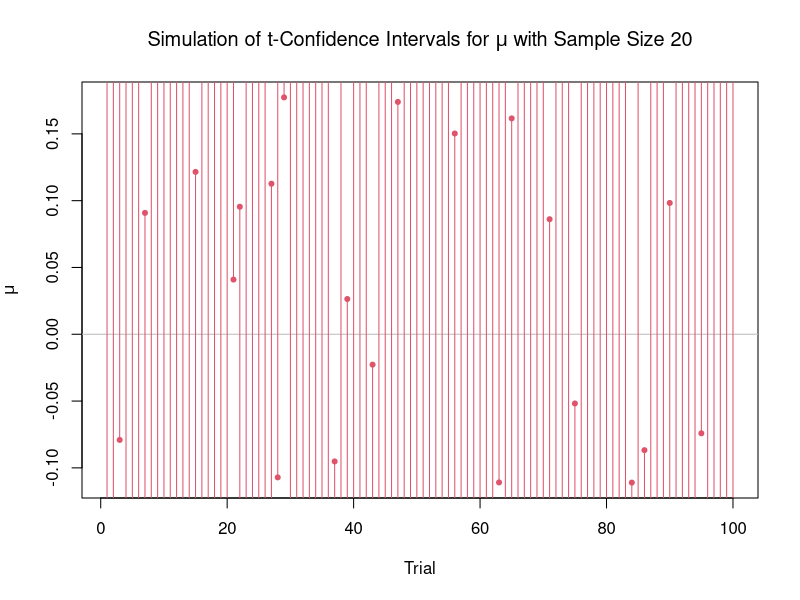

Write R code to recreate this figure.
## ---- chunk 1
sim_conf_int = function(n, alpha) {
# Your code to 
# 1. simulate n draws from a standard normal dist.
X = rnorm(n)
# 2. compute a confidence interval with confidence level alpha

xbar = mean(X)
s = sd(X)


return(c(xbar + qnorm(1-alpha/2)*s/sqrt(n),xbar + qnorm(alpha/2)*s/sqrt(n))) 
}
## ---- chunk 2
many_conf_int = function(m, n, alpha) {
  results = NULL
  for(i in 1:m) {
    interval = sim_conf_int(n, alpha)
    results = rbind(results, c(interval[1], interval[2], interval[1]<0 & interval[2]>0))
  }
  resultsdf = data.frame(results)
  names(resultsdf) = c("low", "high", "captured")
  return(resultsdf)
}

n = 20
cints = many_conf_int(100, n, .05)

plot(NULL, type="n",xlim=c(1,100),ylim=c(min(cints$low), max(cints$high)), xlab="Trial",ylab=expression(mu),pch=19)
abline(h = c(0, qt(0.975, n-1)/sqrt(n), qt(0.025, n-1)/sqrt(n)), lty = c(1,2,2), col = "gray")
points(cints$high, col = 2+cints$captured, pch = 20)
points(cints$low, col = 2+cints$captured, pch = 20)
for(i in 1:100)
   {
     lines(c(i,i), c(cints$low[i],cints$high[i]), col = 2+cints$captured[i], pch = 19)
     }
title(expression(paste("Simulation of t-Confidence Intervals for ", mu,
                          " with Sample Size 20")))
legend(0,-.65, legend = c(expression(paste(mu," Captured")),
                             expression(paste(mu," Not Captured"))), fill = c(3,2))

